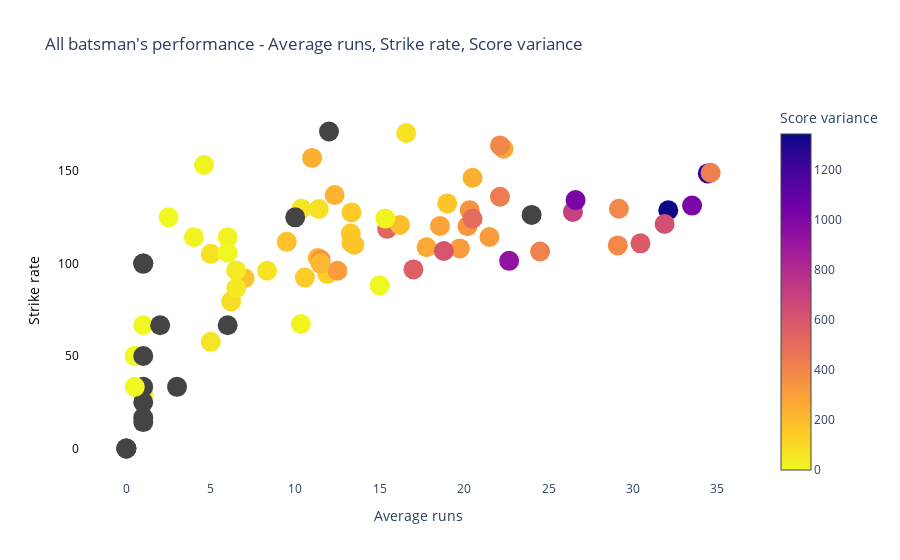

Here is the notebook cell this chart was saved with:
### Code cell
import plotly.express as px

def wick(x):
    if x != "No dismisal":
        return 1
    else:
        return 0
df['wicket'] = df['Dismisal_kind'].apply(lambda x: wick(x))


def isSix(x):
    if x == 6:
        return 1
    else:
        return 0
    
def isFour(x):
    if x == 4:
        return 1
    else:
        return 0
df['Six'] = df['Batsman_runs'].map(lambda x: isSix(x))
df['Four'] = df['Batsman_runs'].map(lambda x: isFour(x))



#Ball-by-ball detail for each batsman

df_bat = pd.merge(df.groupby(['Batsman_strike','Match_id']).sum().reset_index()[['Batsman_strike','Match_id','Batsman_runs']], df.groupby(['Batsman_strike', 'Match_id']).count().reset_index()[['Batsman_strike','Match_id', 'Ball']].rename(columns = {'Ball': 'Balls_played'}), on = ['Batsman_strike', 'Match_id'])



##Batting datafrane
df_batAvg = pd.merge(pd.merge(df_bat.groupby('Batsman_strike').mean().reset_index()[['Batsman_strike','Batsman_runs', 'Balls_played']].rename(columns = {'Batsman_runs' : 'AvgRuns_match' , 'Balls_played': 'AvgBalls_match'}), df[['Batsman_strike', 'Batting_team']].drop_duplicates(keep = 'first'), on = 'Batsman_strike') , pd.merge(df.groupby(['Batsman_strike']).sum().reset_index()[['Batsman_strike', 'Batsman_runs', 'Six', 'Four']].rename(columns = {'Batsman_runs': 'TotalRuns', 'Six':'TotalSixes', 'Four':'TotalFours'}), df.groupby(['Batsman_strike']).count().reset_index()[['Batsman_strike' , 'Ball']].rename(columns = {'Ball': 'Balls_played'}), on ='Batsman_strike'), on = 'Batsman_strike')
                                                                                                                                     
                                                                                                                                     

df_batAvg['Runs_sq'] = 0
df_batAvg['Matches_played'] = 0


#To calculate variance
for i in range(len(df_batAvg)):
    for j in range(len(df_bat)):
        if df_batAvg.iloc[i]['Batsman_strike'] == df_bat.iloc[j]['Batsman_strike']:
            df_batAvg['Runs_sq'].iloc[i] += df_bat.iloc[j]['Batsman_runs'] **2
            df_batAvg['Matches_played'].iloc[i] += 1


#Strke rate, % boundary and Variance
df_batAvg['Strike_rate'] = df_batAvg['TotalRuns'] * 100 /df_batAvg['Balls_played']
df_batAvg['PercentageRuns_boundary'] = (df_batAvg['TotalSixes']* 6 + df_batAvg['TotalFours'] * 4) * 100/df_batAvg['TotalRuns']
df_batAvg["Var"] = (df_batAvg['Runs_sq'] - df_batAvg['Matches_played']*(df_batAvg['AvgRuns_match']**2))/(df_batAvg['Matches_played'] - 1)
df_batAvg = df_batAvg.sort_values(by = 'TotalRuns', ascending = False)


##Batsman Scatter

z = df_batAvg['Batsman_strike']
trace = go.Scatter(y = df_batAvg['Strike_rate'], x= df_batAvg['AvgRuns_match'], mode = 'markers', showlegend = False , text = df_batAvg['Batsman_strike'] + "  " + df_batAvg['Batting_team'], hoverinfo =  "text", marker = dict(size = 20, symbol = 'circle' , cmin = 0, autocolorscale = True, reversescale = True, colorbar = {'title' : {'text': 'Score variance'}}, color = df_batAvg['Var']))
data = [trace]

layout = go.Layout(
    paper_bgcolor = 'white',plot_bgcolor = 'white' , yaxis = 
    dict(title = dict(text = "Strike rate" , font = dict(color ='black')) ,showgrid = True, zeroline = False, color = 'black'), 
    xaxis = dict( title= dict( text = 'Average runs'), showgrid = False, zeroline= False), title = dict(text = "All batsman's performance - Average runs, Strike rate, Score variance")
    )
fig = go.Figure(data = data, layout = layout)
plotly.offline.init_notebook_mode(connected=True)
plotly.offline.plot(fig, include_plotlyjs = False, output_type = 'div')

# px.scatter(y = df_batAvg['Strike_rate'], x= df_batAvg['AvgRuns_match'], color=df_batAvg["Var"])
fig.show()

##
##Queetta has 6, pesh, lahore has 4, khi, Isl has 3 in top quadrant
##prints

### Figure 1 — Plotly figure (JSON) as saved in the notebook; plotly's stock layout.template omitted (floating-point values rounded to 4 significant figures)
{"data": [{"hoverinfo": "text", "marker": {"autocolorscale": true, "cmin": 0, "color": [1344.0, 387.9, 579.3, 632.1, 1250.0, 705.0, 315.4, 336.6, 267.0, 349.0, 437.3, 393.6, 390.2, 425.3, 163.2, 504.9, 259.4, 310.8, 561.2, 411.9, 528.0, 928.3, 1021.0, 289.6, 151.0, 134.8, 73.95, 605.7, 151.2, 63.41, 240.3, 189.2, 145.3, 209.1, 1012.0, 243.6, 76.8, 173.7, 339.7, 14.33, 170.3, 224.3, 170, 14.33, 91.7, 2, 43, 48.33, 312.5, 65.33, null, 18, 18.8, 220.5, 75.33, 180.5, 7, 18.67, 61, null, null, null, 4.5, 2, null, null, 0, 0.3333, 0.5, null, null, null, null, null, null, null, 0.5, null, null, null], "colorbar": {"title": {"text": "Score variance"}}, "reversescale": true, "size": 20, "symbol": "circle"}, "mode": "markers", "showlegend": false, "text": ["Kamran Akmal  Peshawar Zalmi", "Babar Azam  Karachi Kings", "DR Smith  Islamabad United", "RR Rossouw  Quetta Gladiators", "KP Pietersen  Quetta Gladiators", "Ahmed Shehzad  Quetta Gladiators", "KC Sangakkara  Karachi Kings", "Shoaib Malik  Karachi Kings", "KA Pollard  Karachi Kings", "Sarfraz Ahmed  Quetta Gladiators", "Fakhar Zaman  Lahore Qalandars", "Shahid Afridi  Peshawar Zalmi", "DJ Malan  Peshawar Zalmi", "JJ Roy  Lahore Qalandars", "SR Watson  Islamabad United", "Umar Akmal  Lahore Qalandars", "CH Gayle  Karachi Kings", "Misbah-ul-Haq  Islamabad United", "Mohammad Hafeez  Peshawar Zalmi", "Asad Shafiq  Quetta Gladiators", "BJ Haddin  Islamabad United", "EJG Morgan  Peshawar Zalmi", "SW Billings  Islamabad United", "Mohammad Rizwan  Lahore Qalandars", "DJG Sammy  Peshawar Zalmi", "RS Bopara  Karachi Kings", "SP Narine  Lahore Qalandars", "Tamim Iqbal  Peshawar Zalmi", "BB McCullum  Lahore Qalandars", "Imad Wasim  Karachi Kings", "CS Delport  Lahore Qalandars", "MN Samuels  Peshawar Zalmi", "GD Elliott  Lahore Qalandars", "Sohail Tanvir  Lahore Qalandars", "Hussain Talat  Islamabad United", "Shadab Khan  Islamabad United", "Anwar Ali  Quetta Gladiators", "Shakib Al Hasan  Peshawar Zalmi", "Asif Ali  Islamabad United", "Rafatullah Mohmand  Islamabad United", "NLTC Perera  Quetta Gladiators", "Mahmudullah  Quetta Gladiators", "Sohaib Maqsood  Peshawar Zalmi", "Haris Sohail  Peshawar Zalmi", "Wahab Riaz  Peshawar Zalmi", "BM Duckett  Islamabad United", "Hasan Khan  Quetta Gladiators", "CJ Jordan  Peshawar Zalmi", "Aamer Yamin  Lahore Qalandars", "Amad Butt  Islamabad United", "SM Ervine  Quetta Gladiators", "Mohammad Amir  Karachi Kings", "Hasan Ali  Peshawar Zalmi", "Yasir Shah  Lahore Qalandars", "Mohammad Nawaz (3)  Quetta Gladiators", "Shahzaib Hasan  Karachi Kings", "Saad Nasim  Quetta Gladiators", "Sohail Khan  Karachi Kings", "Iftikhar Ahmed  Peshawar Zalmi", "LJ Wright  Quetta Gladiators", "DPMD Jayawardene  Karachi Kings", "RR Emrit  Quetta Gladiators", "Usama Mir  Karachi Kings", "Mohammad Irfan (4)  Lahore Qalandars", "Anamul Haque  Quetta Gladiators", "Umar Gul  Quetta Gladiators", "Bilawal Bhatti  Lahore Qalandars", "Mohammad Sami  Islamabad United", "TS Mills  Quetta Gladiators", "N Pooran  Islamabad United", "Ghulam Mudassar  Lahore Qalandars", "Sharjeel Khan  Islamabad United", "Imran Khalid  Islamabad United", "Junaid Khan  Peshawar Zalmi", "Khushdil Shah  Peshawar Zalmi", "MN van Wyk  Quetta Gladiators", "Zulfiqar Babar  Quetta Gladiators", "Usman Khan  Karachi Kings", "Rumman Raees  Islamabad United", "Mohammad Irfan  Islamabad United"], "x": [32.09, 29.1, 30.44, 31.88, 34.43, 26.44, 21.5, 20.2, 22.33, 20.33, 22.12, 22.12, 29.17, 34.6, 19, 20.5, 17.78, 19.75, 17, 24.5, 15.44, 22.67, 26.6, 18.57, 13.33, 11.9, 16.57, 18.8, 13.29, 10.38, 20.5, 16.2, 10.57, 11.33, 33.5, 11, 11.4, 13.5, 11.5, 15.33, 13.33, 12.33, 7, 10.33, 6.2, 15, 6.5, 6.5, 12.5, 8.333, 24, 6, 4.6, 11.5, 5, 9.5, 6, 4, 5, 12, 10, 6, 2.5, 1, 3, 2, 1, 0.5, 0.5, 1, 1, 1, 1, 1, 1, 1, 0.5, 0, 0, 0], "y": [128.8, 109.8, 110.9, 121.4, 148.8, 128.0, 114.4, 120.2, 162.1, 128.9, 136.2, 163.9, 129.6, 149.1, 132.6, 124.2, 108.8, 108.2, 96.84, 106.5, 118.8, 101.5, 134.3, 120.4, 127.7, 94.44, 170.6, 106.8, 116.2, 129.7, 146.4, 120.9, 92.5, 103.0, 131.4, 157.1, 129.5, 110.2, 102.2, 124.3, 111.1, 137.0, 92.11, 67.39, 79.49, 88.24, 96.3, 86.67, 96.15, 96.15, 126.3, 114.3, 153.3, 100, 105.3, 111.8, 105.9, 114.3, 57.69, 171.4, 125, 66.67, 125, 66.67, 33.33, 66.67, 28.57, 50, 50, 33.33, 100, 25, 100, 50, 16.67, 14.29, 33.33, 0, 0, 0], "type": "scatter"}], "layout": {"paper_bgcolor": "white", "plot_bgcolor": "white", "title": {"text": "All batsman's performance - Average runs, Strike rate, Score variance"}, "xaxis": {"showgrid": false, "title": {"text": "Average runs"}, "zeroline": false}, "yaxis": {"color": "black", "showgrid": true, "title": {"font": {"color": "black"}, "text": "Strike rate"}, "zeroline": false}}}
